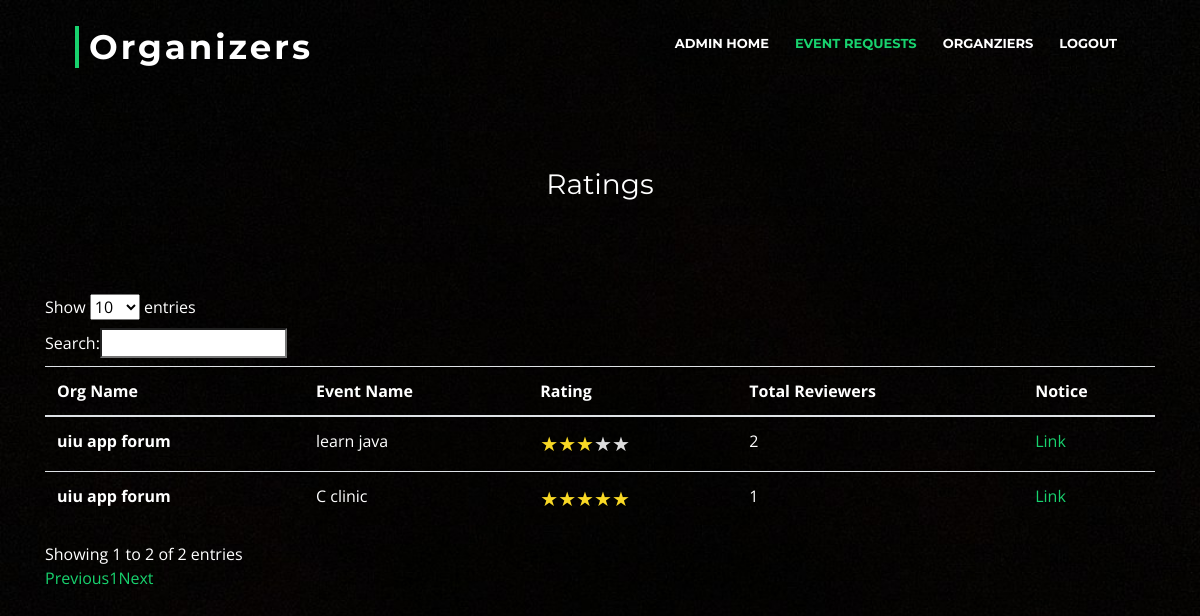
Page /org.php (signed in) on the earlier database version.
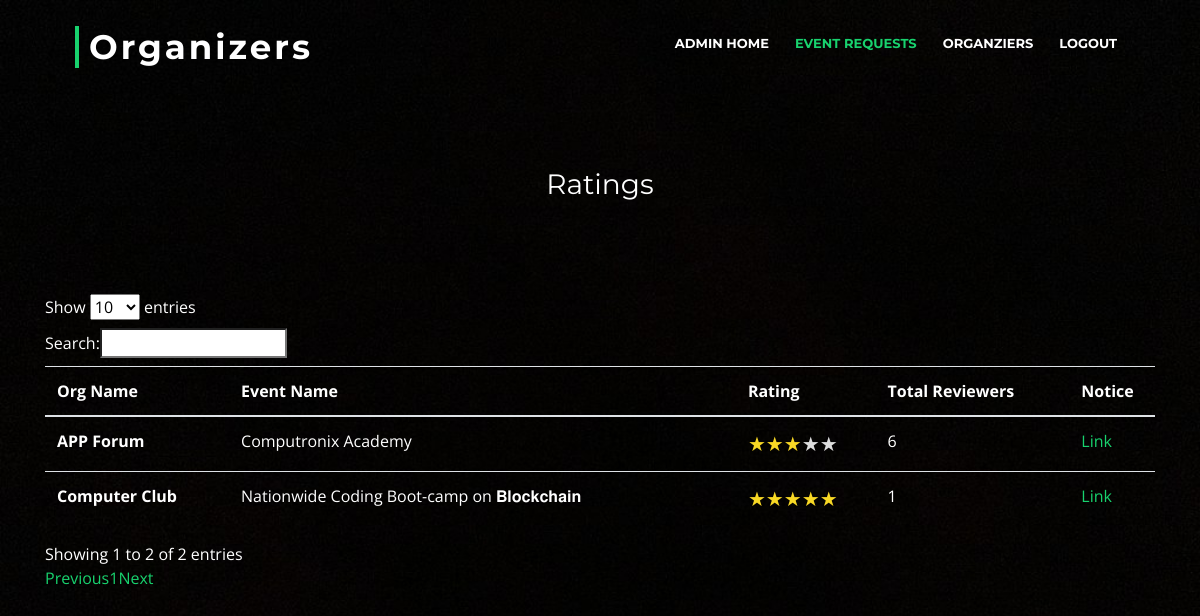
Same page on the later database version.
### tables this page shows
CREATE TABLE `events` (
  `EventID` int(11) NOT NULL,
  `EventName` varchar(100) NOT NULL,
  `EventDescription` varchar(500) NOT NULL,
  `EventGuest` varchar(500) NOT NULL,
  `EventBudget` varchar(50) NOT NULL,
  `EventFileBanner` varchar(100) DEFAULT NULL,
  `EventFileBadge` varchar(100) DEFAULT NULL,
  `ShortDescription` varchar(100) DEFAULT NULL,
  `OrganizerID` int(11) DEFAULT NULL
);

CREATE TABLE `organizer` (
  `OrganizerID` int(11) NOT NULL,
  `OrganizerName` varchar(100) NOT NULL,
  `OrganizerEmail` varchar(50) NOT NULL,
  `OrganizerContactNumber` varchar(20) NOT NULL,
  `OrganizerFileLogo` varchar(100) DEFAULT NULL,
  `OrganizerDescription` varchar(500) NOT NULL,
  `OrganizerPass` varchar(100) DEFAULT NULL
);

### org.php (the view, shortened to what this page needs)
<?php
    $servername = "localhost";
    $username = "root";
    $password = "";
    $database = "eventadministration";
    $conn = mysqli_connect($servername,$username,$password,$database);
    ?>
<!DOCTYPE html>
<html>
<head>
  <link href="lib/bootstrap/css/bootstrap.min.css" rel="stylesheet">
  <link href="lib/font-awesome/css/font-awesome.min.css" rel="stylesheet">
  <link href="lib/animate/animate.min.css" rel="stylesheet">
  <link href="lib/ionicons/css/ionicons.min.css" rel="stylesheet">
  <link href="lib/owlcarousel/assets/owl.carousel.min.css" rel="stylesheet">
  <link href="lib/lightbox/css/lightbox.min.css" rel="stylesheet">
  <link href="css/style.css" rel="stylesheet">
</head>
<body>
	<br><br><br><br><br>
	<header id="header">
    <div class="container-fluid">
      <div id="logo" class="pull-left">
        <h1><a href="#intro" class="scrollto">Organizers</a></h1>
      </div>
      <nav id="nav-menu-container">
        <ul class="nav-menu">
          <li><a href="welcomeadmin.php">Admin Home</a></li>
          <li class="menu-active"><a href="eventreq.php">Event Requests</a></li>
          <li><a href="org.php">Organziers</a></li>
		  <li><a href="logout.php">Logout</a></li>
        </ul>
      </nav>
    </div>
	</header>
	<br><br>
    <div style="text-align:center">
    <h3 class="page-header">Ratings</h3>
    </div>
    <br><br>
    <div class="container my-4">
  <table class="table" id="myTable">
  <thead>
    <tr>
      <th scope="col">Org Name</th>
      <th scope="col">Event Name</th>
      <th scope="col">Rating</th>
      <th scope="col">Total Reviewers</th>
      <th scope="col">Notice</th>
    </tr>
  </thead>
  <tbody>
  <?php
       $que = "SELECT organizer.OrganizerID as oid,events.EventID as eid ,OrganizerName,EventName,AVG(Rating),COUNT(Pid) as total
       FROM events JOIN organizer ON organizer.OrganizerID=events.OrganizerID
                      JOIN feedback_ on feedback_.EventID=events.EventID
      GROUP BY feedback_.EventID";
       $res = mysqli_query($conn,$que);
       while($row = mysqli_fetch_assoc($res))
       {
          echo "<tr>
          <th scope='row'>". $row['OrganizerName']. "</th>
          <td>". $row['EventName'] . "</td>
          <td>";
           for ($i = 1; $i <= 5; $i++) {
            echo "<span class='star " . (($i <= $row['AVG(Rating)']) ? 'filled' : '') . "'>&#9733;</span>";
        } echo"</td>
          <td>". $row['total'] . "</td>
          <td><a href='notice.php?oid=". $row['oid'] ."&oname=".$row['OrganizerName']."&eid=".$row['eid']."&ename=".$row['EventName']."'>Link</a></td>
        </tr>";
       }
 ?>
  </tbody>
</table>
<br> <br>
</body>
</html>

Differences in the rows shown:
no longer on this page (row edited): events: OrganizerID.OrganizerName "uiu app forum", EventName "learn java", total "2"
removed events: OrganizerID.OrganizerName "uiu app forum", EventName "C clinic", total "1"
added events: OrganizerID.OrganizerName "APP Forum", EventName "Computronix Academy", total "6"
added events: OrganizerID.OrganizerName "Computer Club", EventName "Nationwide Coding Boot-camp on 𝐁𝐥𝐨𝐜𝐤𝐜𝐡𝐚𝐢𝐧", total "1"
